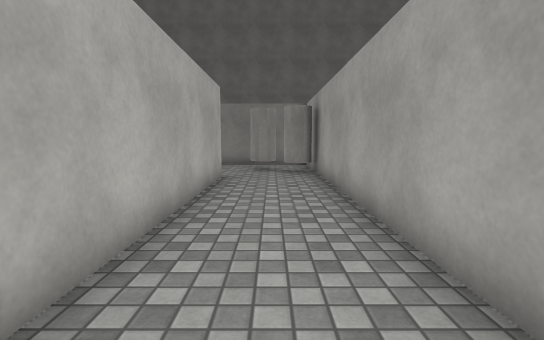
[1] (above)

22 first-person views from a walk through a Unity game level. The camera is 1.2 m above the floor, tilts 6° down and sees 85° across. Doors are open. The floor is counted in squares, 1 m on a side. Each view is taken from the middle of a square. On the plan, view 1 faces up. The plan holds only what a view shows up to about 13 squares ahead; the rest is blank. The place goes on beyond the plan. The player character is not drawn. Surface patterns are stand-ins for the level's own textures.

[2]
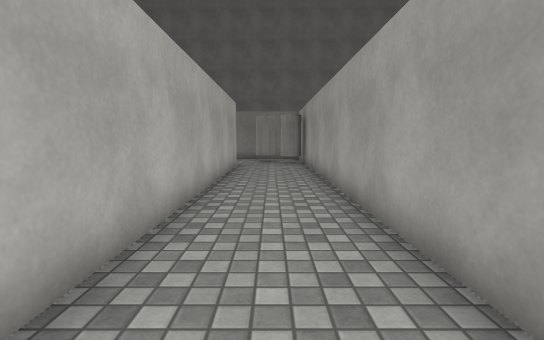

[3]
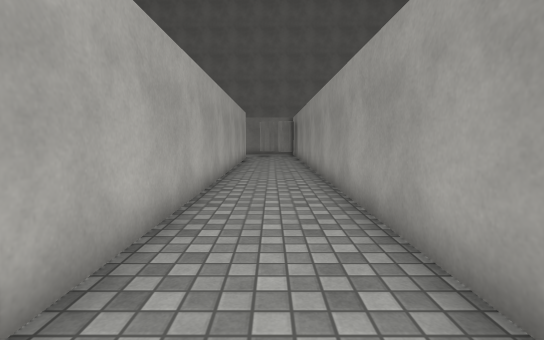

[4]
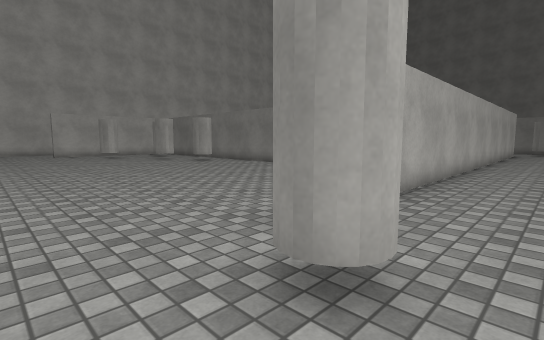

[5]
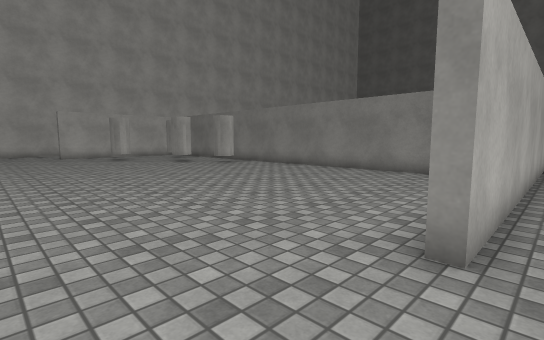

[6]
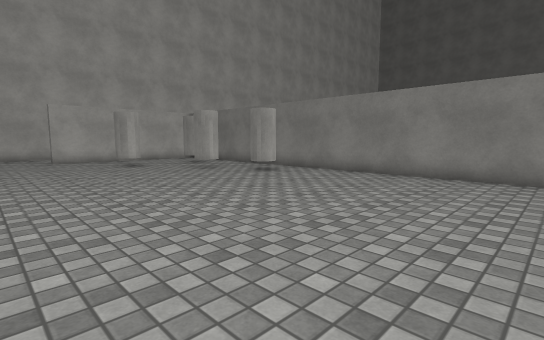

[7]
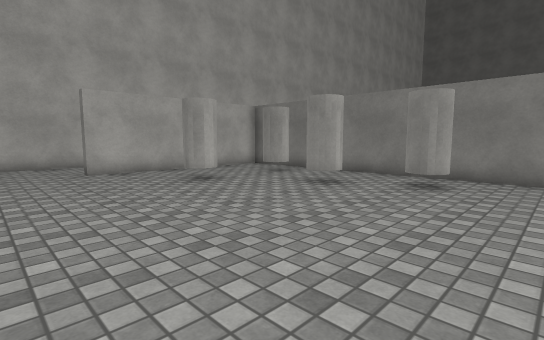

[8]
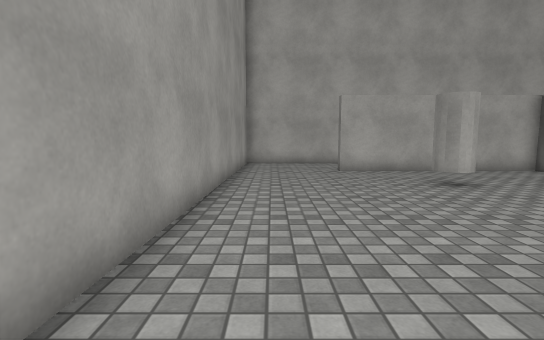

[9]
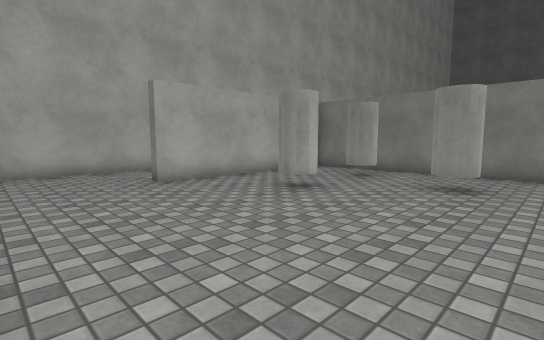

[10]
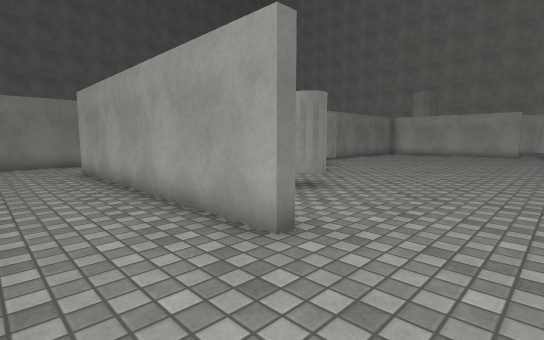

[11]
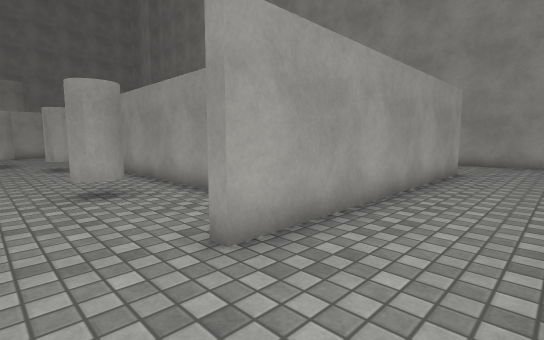

[12]
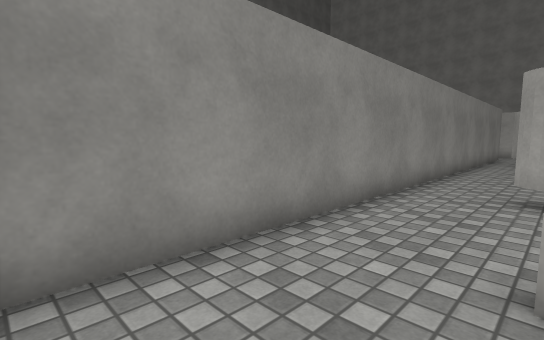

[13]
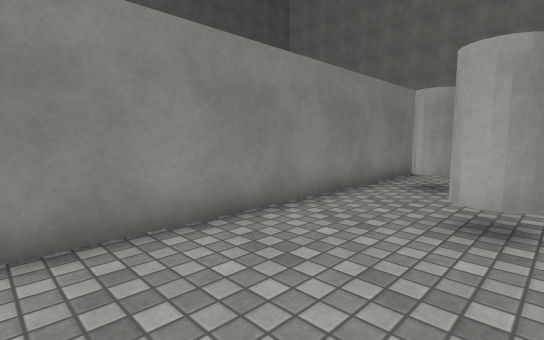

[14]
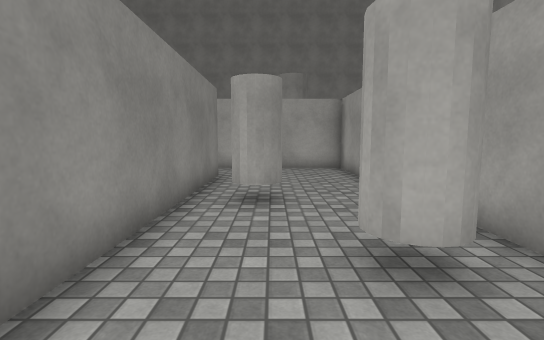

[15]
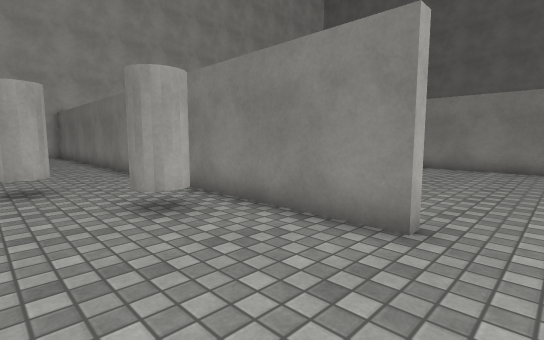

[16]
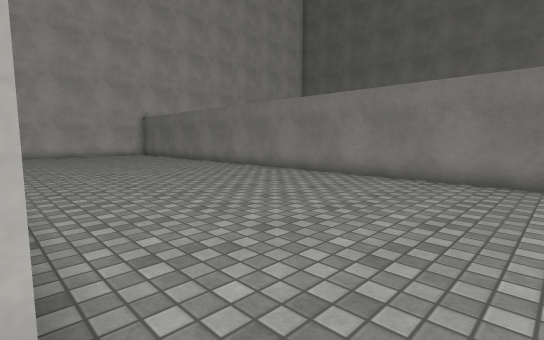

[17]
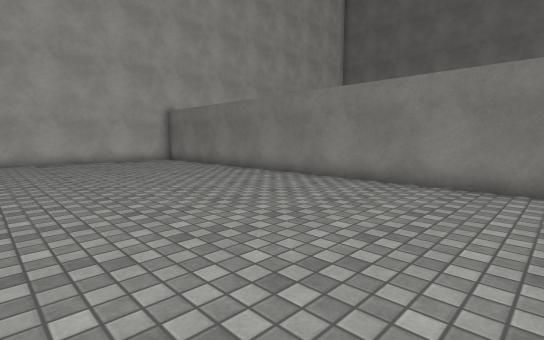

[18]
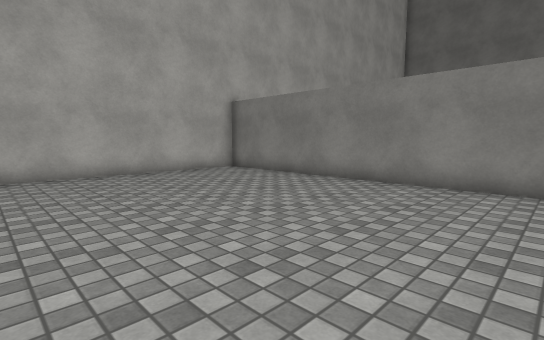

[19]
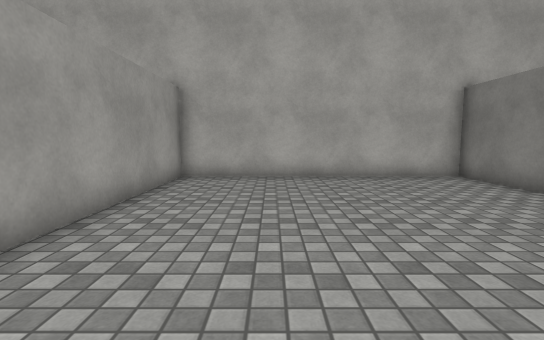

[20]
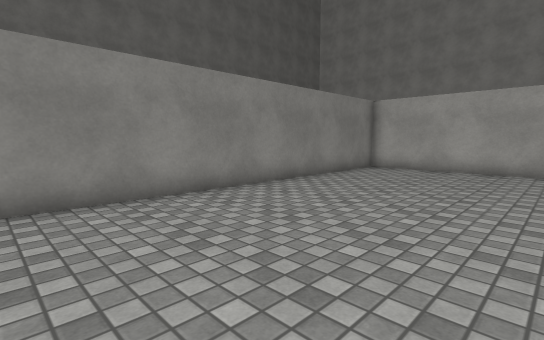

[21]
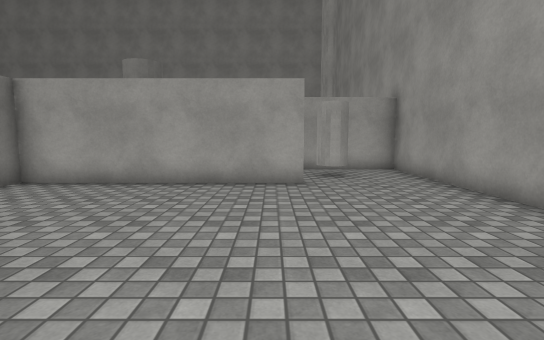

[22]
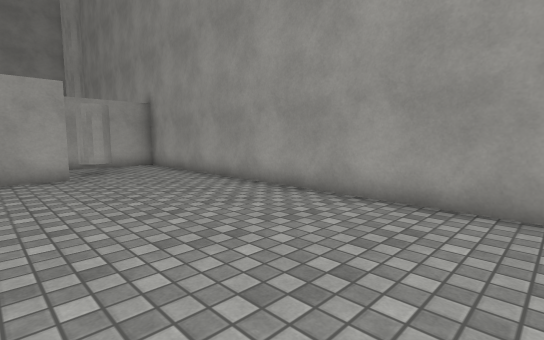

### Floor plan
Ten units are one square. View 1 is at (0, 0); x grows to the right and y downward. Boxes are objects, and circles mark ways between rooms. Rooms are numbered by the first view taken in them; rooms with no view inside come last. Other rooms are left out.
<svg viewBox="-259 -99 280 272">
<path fill="none" stroke="#000" d="M-43 51 -220 52 -220 125 -224 125 -224 29M16 74 16 -94M-225 3 -250 3M-254 111 -254 156M-243 163 16 168 16 132M-16 -94 -16 129 -20 129 -20 51M-111 48 -100 48M-191 48 -135 48M-43 2 -225 3M-46 48 -20 48 -20 24M-224 29 -220 29M-20 -35 -20 -90 -254 -90 -254 -1 -190 -1M-20 4 -20 -2"/>
<rect x="-195" y="95" width="10" height="20" fill="#bbb"><title>cylinder</title></rect>
<rect x="-195" y="65" width="10" height="10" fill="#bbb"><title>cylinder</title></rect>
<rect x="-165" y="75" width="20" height="10" fill="#bbb"><title>cylinder</title></rect>
<rect x="-145" y="65" width="20" height="10" fill="#bbb"><title>cylinder</title></rect>
<rect x="-15" y="135" width="20" height="10" fill="#bbb"><title>cylinder</title></rect>
<rect x="-185" y="15" width="10" height="20" fill="#bbb"><title>cylinder</title></rect>
<rect x="-125" y="25" width="20" height="20" fill="#bbb"><title>cylinder</title></rect>
<rect x="-85" y="5" width="10" height="20" fill="#bbb"><title>cylinder</title></rect>
<circle cx="-220" cy="15" r="3" fill="#2a7"/>
<circle cx="-35" cy="0" r="3" fill="#2a7"/>
<text x="-110" y="90">1</text>
<text x="-120" y="20">2</text>
<text x="-140" y="-40">3</text>
</svg>
Room 1 opens to room 2. Room 2 opens to room 3.

Where each view was taken, in squares from view 1:
view 1: 0 up, 0 right, facing up
view 2: 4 down, 0 right, facing up
view 3: 9 down, 0 right, facing up
view 4: 16 down, 1 right, facing up-left
view 5: 16 down, 1 left, facing up-left
view 6: 15 down, 5 left, facing up-left
view 7: 15 down, 11 left, facing up-left
view 8: 15 down, 11 left, facing left
view 9: 16 down, 14 left, facing up-left
view 10: 15 down, 25 left, facing up-right
view 11: 1 down, 25 left, facing down-right
view 12: 3 down, 25 left, facing up-right
view 13: 4 down, 16 left, facing up-right
view 14: 2 down, 14 left, facing right
view 15: 4 down, 3 left, facing up-left
view 16: 0 up, 3 left, facing up-left
view 17: 1 up, 9 left, facing up-left
view 18: 1 up, 15 left, facing up-left
view 19: 3 up, 16 left, facing left
view 20: 3 up, 14 left, facing up-right
view 21: 12 down, 10 left, facing right
view 22: 11 down, 12 left, facing down-right
